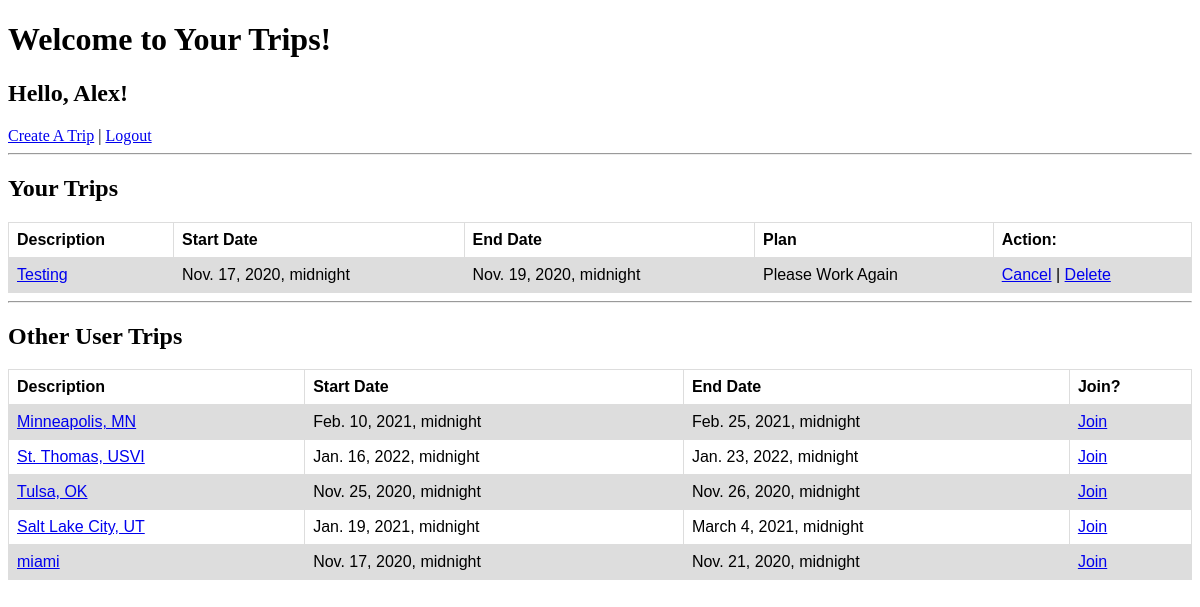
The app's page /success (signed in) with its own data.
### pythonexam_app/models.py (models this page shows)
class User(models.Model):
	first_name = models.CharField(max_length=255)
	last_name = models.CharField(max_length=255)
	email = models.CharField(max_length=255)
	password = models.CharField(max_length=255)
	created_at = models.DateTimeField(auto_now_add=True)
	updated_at = models.DateTimeField(auto_now=True)
	objects = UserManager()

class Trip(models.Model):
    description = models.TextField()
    creator = models.ForeignKey(User, related_name= 'trips_created', on_delete = models.CASCADE)
    favoritors = models.ManyToManyField(User, related_name='trips_favorited')
    start_date = models.DateTimeField()
    end_date = models.DateTimeField()
    plan = models.CharField(max_length=255)
    created_at = models.DateTimeField(auto_now_add=True)
    updated_at = models.DateTimeField(auto_now=True)
    objects = TripManager()

### pythonexam_app/views.py (the view)
# urls.py: path("success", views.success),
def success(request):
    if 'loggedInID' not in request.session:
        messages.error(request, "You Must Be Logged In First")
        return redirect("/")
    context = {
        'loggedInUser': User.objects.get(id=request.session['loggedInID']),
        'allTrips' : Trip.objects.all(),
        'favTrips' : Trip.objects.filter(favoritors=User.objects.get(id=request.session['loggedInID'])),
        'nonTrips' : Trip.objects.exclude(favoritors=User.objects.get(id=request.session['loggedInID']))
    }
    return render(request, "loggedin.html", context)

### pythonexam_app/templates/loggedin.html (shortened to what this page needs)
<!DOCTYPE html>
<html lang="en">
<head>
</head>
<body>
    <h1>Welcome to Your Trips!</h1>
    <h2>Hello, {{loggedInUser.first_name}}!</h2>
    <a href="/trip/create">Create A Trip</a>
    |
    <a href="/logout">Logout</a>
    <hr>
    <h2>Your Trips</h2>
    <table>
        <tr>
            <th>Description</th>
            <th>Start Date</th>
            <th>End Date</th>
            <th>Plan</th>
            <th>Action:</th>
        </tr>
        {% for trip in favTrips %}
        <tr>
            <td><a href="/trip/{{trip.id}}">{{trip.description}}</a></td>
            <td>{{trip.start_date}}</td>
            <td>{{trip.end_date}}</td>
            <td>{{trip.plan}}</td>
            <td><a href="/removetrip/{{trip.id}}">Cancel</a> | <a href="/deletetrip/{{trip.id}}">Delete</a></td>
        </tr>
        {% endfor %}
    </table>
<hr>
<h2>Other User Trips</h2>
<table>
    <tr>
        <th>Description</th>
        <th>Start Date</th>
        <th>End Date</th>
        <th>Join?</th>
    </tr>
    {% for trip in nonTrips %}
    <tr>
        <td><a href="/trip/{{trip.id}}">{{trip.description}}</a></td>
        <td>{{trip.start_date}}</td>
        <td>{{trip.end_date}}</td>
        <td><a href="/addtrip/{{trip.id}}">Join</a></td>
    </tr>
    {% endfor %}
</table>
</body>
</html>

### pythonexam_app/templates/loggedin.html (style rules this page uses)
table { font-family: arial, sans-serif; border-collapse: collapse; width: 100%; }
td, th { border: 1px solid #dddddd; text-align: left; padding: 8px; }
tr:nth-child(even) { background-color: #dddddd; }

### records on screen
User: first_name "Alex"
Trip: description "Testing", start_date "Nov. 17, 2020, midnight", end_date "Nov. 19, 2020, midnight", plan "Please Work Again"
Trip: description "Minneapolis, MN", start_date "Feb. 10, 2021, midnight", end_date "Feb. 25, 2021, midnight"
Trip: description "St. Thomas, USVI", start_date "Jan. 16, 2022, midnight", end_date "Jan. 23, 2022, midnight"
Trip: description "Tulsa, OK", start_date "Nov. 25, 2020, midnight", end_date "Nov. 26, 2020, midnight"
Trip: description "Salt Lake City, UT", start_date "Jan. 19, 2021, midnight", end_date "March 4, 2021, midnight"
Trip: description "miami", start_date "Nov. 17, 2020, midnight", end_date "Nov. 21, 2020, midnight"
